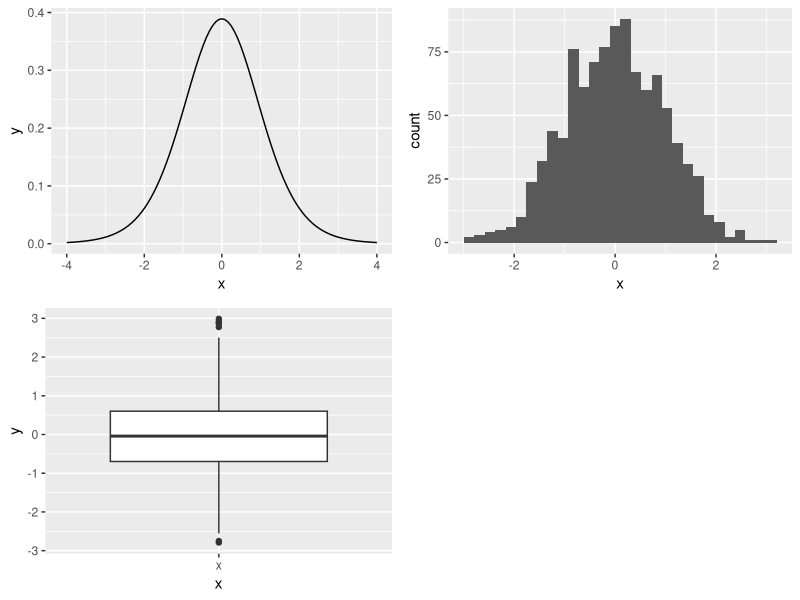
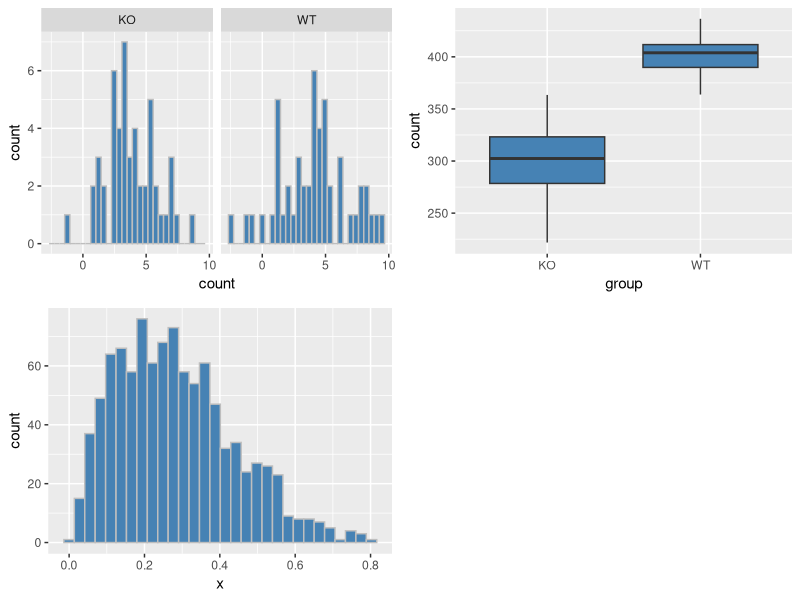
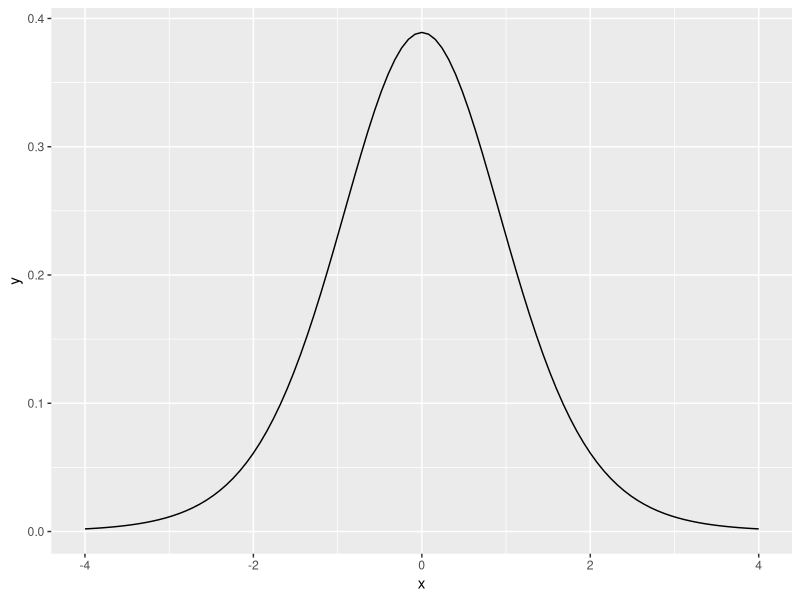
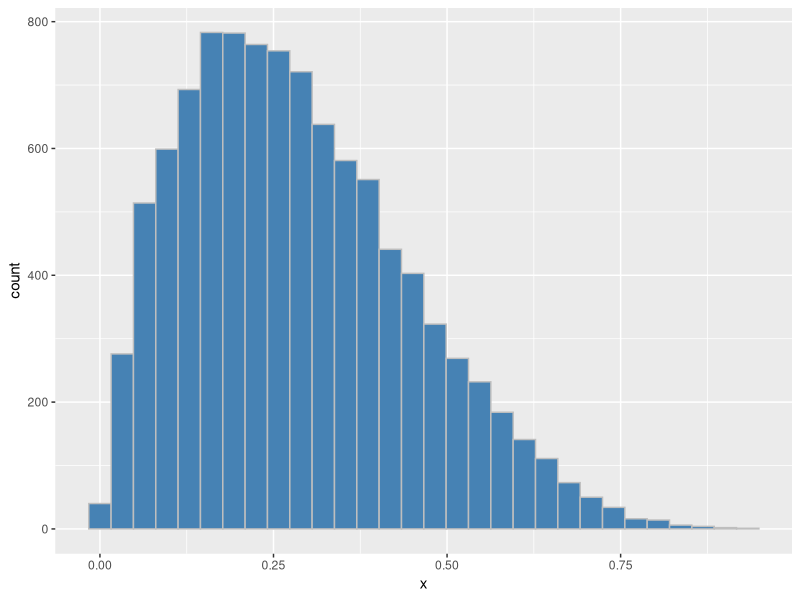
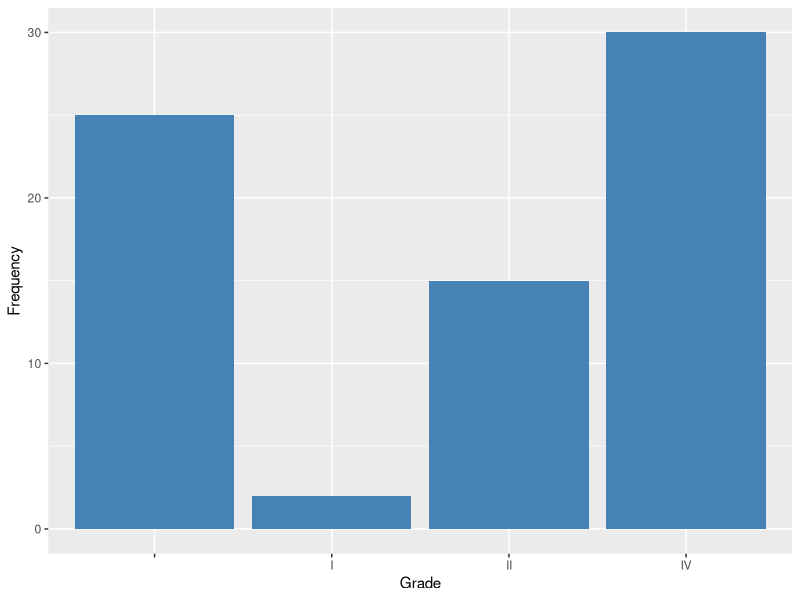

The R script that drew these images, in order:
## ---- chunk 1
knitr::opts_chunk$set(comment = NA,echo=FALSE,message=FALSE,warning = FALSE,fig.height=6)
## ---- chunk 2
library(ggplot2)
library(gridExtra)
p1 <- ggplot(data.frame(x=c(-4,4)),aes(x)) + stat_function(fun=dt, args=list(df=10))
p2 <- ggplot(data.frame(x=rnorm(1000)),aes(x)) + geom_histogram() 
p3 <-  ggplot(data.frame(x="x",y=rnorm(1000)),aes(x,y)) + geom_boxplot()
grid.arrange(p1,p2,p3,ncol=2)
## ---- chunk 3

df <- data.frame(group = c(rep("WT", 50), rep("KO",50)), count = c(rnorm(50,5,3), rnorm(50,4,2)))
p1 <- ggplot(df, aes(x=count)) + geom_histogram(fill="steelblue",col="gray") + facet_wrap(~group)

df <- data.frame(group = c(rep("WT", 50), rep("KO",50)), count = c(rnorm(50,400,20), rnorm(50,300,30)))
p2 <- ggplot(df, aes(x=group,y=count)) + geom_boxplot(fill="steelblue")

df <- data.frame(x=rbeta(1000,2,5))
p3 <- ggplot(df, aes(x)) + geom_histogram(fill="steelblue",col="gray")

#df <- data.frame(x=rnorm(10,2,5))
#p4 <- ggplot(df, aes(x)) + geom_histogram(fill="steelblue",col="gray")
grid.arrange(p1,p2,p3,ncol=2)

## ---- chunk 4
ggplot(data.frame(x=c(-4,4)),aes(x)) + stat_function(fun=dt, args=list(df=10))
## ---- chunk 5

df <- data.frame(x=rbeta(10000,2,5))
ggplot(df, aes(x)) + geom_histogram(fill="steelblue",col="gray")
## ---- chunk 6
ggplot(data.frame(Grade=c("","I","II","IV"), Frequency=c(25,2,15,30)),aes(x=Grade,y=Frequency)) + geom_bar(stat="identity",fill="steelblue")
